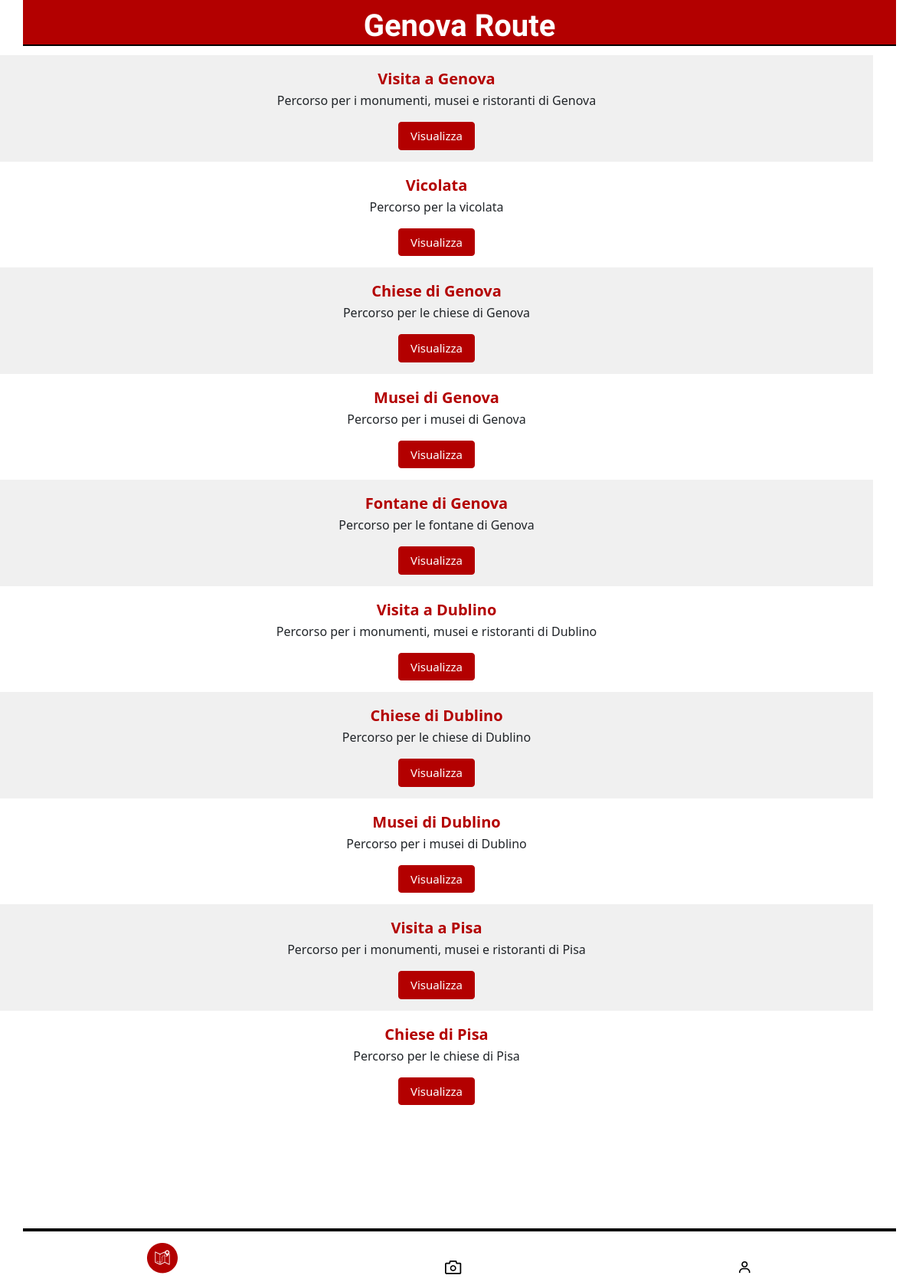
Page /mobile/percorsi/index.php on the committed database.
### tables this page shows
CREATE TABLE IF NOT EXISTS Percorso(
    id int PRIMARY KEY AUTO_INCREMENT,
	nome varchar(255) UNIQUE,
    descrizione varchar(255) NOT NULL
);

### mobile/percorsi/index.php (the view, shortened to what this page needs)
<!doctype html>
<html lang="en">
<head>
    <link rel="stylesheet" href="../../css/style.css">
    <link rel="stylesheet" href="../../bootstrap/css/bootstrap.min.css">
</head>
<body class="d-flex flex-column min-vh-100">
    <div class="container fixed-bottom" style="background-color: white; border-top-color:black;  border-top-style: solid; border-top-width: 4px; height: 70px;">
        <div class="row  justify-content-center" style="padding-top: 15px;">
            <div class="col s-4">
                <center>
                    <a class="navbar-brand" href="./">
                        <img src="../../img/icons/percorsoSfondo.png">
                    </a>
                </center>
            </div>
            <div class="col s-4" style="padding-top: 15px; ">
                <center>
                    <a class="navbar-brand" href="../scanner/index.php ">
                        <img src="../../img/icons/scannerizza.png">
                    </a>
                </center>
            </div>
            <div class="col s-4" style="padding-top: 15px; ">
                <center>
                    <a class="navbar-brand" href="../profilo/index.php">
                        <img src="../../img/icons/account.png">
                    </a>
                </center>
            </div>
        </div>
    </div>
    <div class="container fixed-top">
        <div class="row justify-content-center align-items-center" style="background-color: #B30000; border-bottom-color:black;  border-bottom-style: solid; border-bottom-width: 2px; padding-top: 10px; height:60px">
            <div class="col ">
                <h1 style="font-family: 'Amiri', serif; color: white; font-weight: bold; text-align: center;">Genova Route</h1>
            </div>
        </div>
    </div>
    <div class="container" style="margin:0px; padding:0px">
    <br>
    <br>
    <br>
        <?php
        $host = "127.0.0.1";
        $user = "root";
        $pass = "";
        $database = "genovaroute";
        $connessione = new mysqli($host, $user, $pass, $database);
        $i = 0;
        $sql = "SELECT * FROM percorso ORDER BY (SELECT COUNT(*) AS numero_tappe FROM percorso, tappa, tappa_appartiene_percorso WHERE id_percorso=percorso.id AND id_tappa=tappa.id)";
        if ($result = $connessione->query($sql)) {
            if ($result->num_rows > 0) {
                while ($row = $result->fetch_array()) {
                    $i++;
                    if ($i % 2 == 0) {
                        $coloreRiga = "white";
                    } else {
                        $coloreRiga = "#F0F0F0";
                    }
                    echo '
                    <form action="tappe/index.php" method="post">
                        <div class="container " style="width:100%;  background-color: ' . $coloreRiga . '; padding-bottom: 15px; padding-top: 15px">
                            <div class="row justify-content-center " style="background-color: ' . $coloreRiga . ';">
                                <div class="col-xs ">
                                    <div class="row">
                                        <input type="hidden" name="idPercorso" value="' . $row['id'] . '">
                                        <input type="submit" value="' . $row['nome'] . '" style="background-color: ' . $coloreRiga . '; text-decoration: none; color: #B30000; font-size:20px; border: none; font-weight: bold; float: left;">
                                    </div>
                                </div>
                                <div class="row justify-content-center">
                                    <center>
                                        <p>'.$row['descrizione'].'</p>
                                    </center>
                                </div>
                                <div class="row justify-content-center" >
                                        <button type="submit" class="btn btn-primary" style="width:100px; background-color: #B30000; border-color:#B30000; font-size: 15px; color:white ; text-align: center; float: right;">Visualizza</button>
                                </div>
                            </div>
                        </div>
                    </form>
                                            ';
                }
            } else {
                echo "Non ci sono percorsi salvati nel database";
            }
        } else {
            echo "Impossibile eseguire la query";
        }
        ?>
        <br>
        <br>
        <br>
        <br>
    </div>
    <br>
    <br>
    <br>
    <br>
    <br>
</body>
</html>

### rows in the picture
percorso: nome "Visita a Genova", descrizione "Percorso per i monumenti, musei e ristoranti di Genova"
percorso: nome "Vicolata", descrizione "Percorso per la vicolata"
percorso: nome "Chiese di Genova", descrizione "Percorso per le chiese di Genova"
percorso: nome "Musei di Genova", descrizione "Percorso per i musei di Genova"
percorso: nome "Fontane di Genova", descrizione "Percorso per le fontane di Genova"
percorso: nome "Visita a Dublino", descrizione "Percorso per i monumenti, musei e ristoranti di Dublino"
percorso: nome "Chiese di Dublino", descrizione "Percorso per le chiese di Dublino"
percorso: nome "Musei di Dublino", descrizione "Percorso per i musei di Dublino"
percorso: nome "Visita a Pisa", descrizione "Percorso per i monumenti, musei e ristoranti di Pisa"
percorso: nome "Chiese di Pisa", descrizione "Percorso per le chiese di Pisa"
